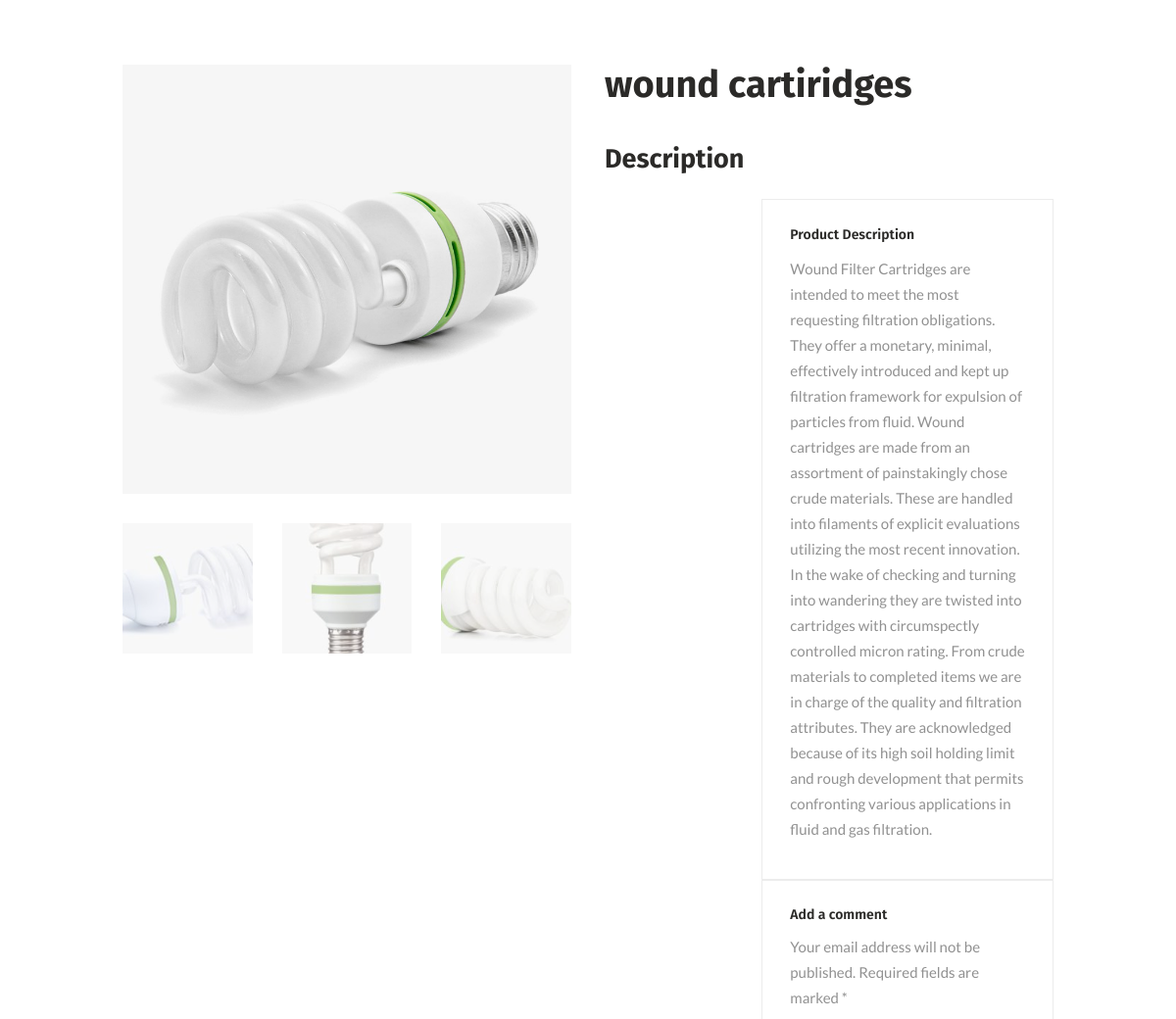
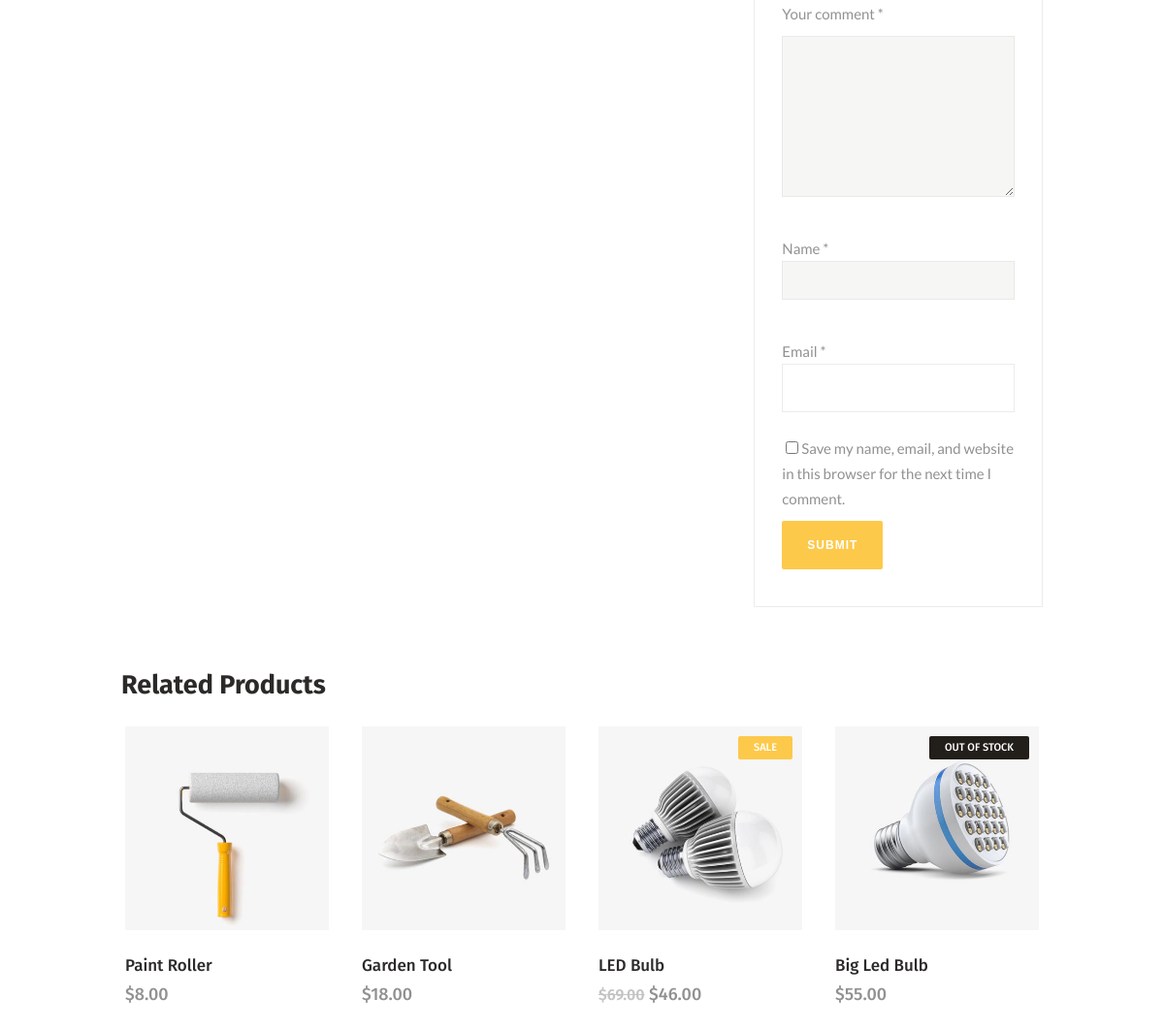
The app's page /product_details/1/ with its own data (2 pictures, top to bottom).
### product/models.py (models this page shows, shortened)
class productItems(models.Model):
    name = models.CharField(max_length=200, null=True,blank=True)
    description = models.CharField(max_length=1000, null=True,blank=True)
    img1 = models.FileField(null=True, blank=True)
    img2 = models.FileField(null=True, blank=True)
    img3 = models.FileField(null=True, blank=True)
    img4 = models.FileField(null=True, blank=True)
    img5 = models.FileField(null=True, blank=True)

### product/views.py (the view)
# urls.py: path("product_details/<int:p_id>/", Product_details_page, name="product_details"),
def Product_details_page(request,p_id):
    item = productItems.objects.filter(id = p_id).first()
    data = {
        "item": item
    }
    return render(request, "product_info.html",data)

### product/templates/product_info.html (shortened to what this page needs)
{% load static %}
<link rel="stylesheet" href="{% static 'wp-content/cache/minify/cc8e1.css' %}" media="all" />
<link rel="stylesheet" href="{% static 'wp-content/cache/minify/3a156.css' %}" media="all" />
<body class="product-template-default single single-product postid-131 mkd-core-1.0 woocommerce woocommerce-page industrialist-ver-1.0.1  mkd-mimic-ajax mkd-grid-1300 mkd-blog-installed mkd-header-standard mkd-sticky-header-on-scroll-up mkd-default-mobile-header mkd-sticky-up-mobile-header mkd-dropdown-slide-from-bottom mkd-header-standard-in-grid-shadow-disable mkd-search-dropdown mkd-side-menu-slide-from-right mkd-woocommerce-page mkd-woo-single-page mkd-woocommerce-columns-4 wpb-js-composer js-comp-ver-6.0.5 vc_responsive" itemscope itemtype="http://schema.org/WebPage">
<div class="mkd-wrapper">
<div class="mkd-wrapper-inner">
<div class="mkd-content">
<div class="mkd-content-inner">
<div class="mkd-container">
<div class="mkd-container-inner clearfix">
<div itemscope itemtype="http://schema.org/Product" id="" class="post-131 product type-product status-publish has-post-thumbnail product_cat-eletronical product_cat-gadgets product_tag-energy product_tag-lighting product_tag-white first instock shipping-taxable purchasable product-type-simple">
<div class="mkd-single-product-content"><div class="images">
<a href="{% static 'wp-content/uploads/2016/10/product1.jpg' %}" itemprop="image" class="woocommerce-main-image zoom" title="" data-rel="prettyPhoto[product-gallery]"><img width="800" height="765" src="{% static 'wp-content/uploads/2016/10/product1.jpg' %}" class="attachment-shop_single size-shop_single wp-post-image" alt="c" title="product1" srcset="https://industrialist.mikado-themes.com/wp-content/uploads/2016/10/product1.jpg' %} 800w, https://industrialist.mikado-themes.com/wp-content/uploads/2016/10/product1-300x287.jpg' %} 300w, https://industrialist.mikado-themes.com/wp-content/uploads/2016/10/product1-768x734.jpg' %} 768w" sizes="(max-width: 800px) 100vw, 800px" /></a> <div class="thumbnails columns-3"><a href="{% static 'wp-content/uploads/2016/10/product1-g1.jpg' %}" class="zoom first" title="" data-rel="prettyPhoto[product-gallery]"><img width="180" height="180" src="{% static 'wp-content/uploads/2016/10/product1-g1-180x180.jpg' %}" class="attachment-shop_thumbnail size-shop_thumbnail" alt="product1-g1" title="product1-g1" caption="" url="{% static 'wp-content/uploads/2016/10/product1-g1.jpg' %}" srcset="https://industrialist.mikado-themes.com/wp-content/uploads/2016/10/product1-g1-180x180.jpg' %} 180w, https://industrialist.mikado-themes.com/wp-content/uploads/2016/10/product1-g1-150x150.jpg' %} 150w, https://industrialist.mikado-themes.com/wp-content/uploads/2016/10/product1-g1-415x415.jpg' %} 415w, https://industrialist.mikado-themes.com/wp-content/uploads/2016/10/product1-g1-550x550.jpg' %} 550w" sizes="(max-width: 180px) 100vw, 180px" /></a><a href="{% static 'wp-content/uploads/2016/10/product1-g2.jpg' %}" class="zoom" title="" data-rel="prettyPhoto[product-gallery]"><img width="180" height="180" src="{% static 'wp-content/uploads/2016/10/product1-g2-180x180.jpg' %}" class="attachment-shop_thumbnail size-shop_thumbnail" alt="product1-g2" title="product1-g2" caption="" url="{% static 'wp-content/uploads/2016/10/product1-g2.jpg' %}" srcset="https://industrialist.mikado-themes.com/wp-content/uploads/2016/10/product1-g2-180x180.jpg' %} 180w, https://industrialist.mikado-themes.com/wp-content/uploads/2016/10/product1-g2-150x150.jpg' %} 150w, https://industrialist.mikado-themes.com/wp-content/uploads/2016/10/product1-g2-415x415.jpg' %} 415w, https://industrialist.mikado-themes.com/wp-content/uploads/2016/10/product1-g2-550x550.jpg' %} 550w" sizes="(max-width: 180px) 100vw, 180px" /></a><a href="{% static 'wp-content/uploads/2016/10/product1-g3.jpg' %}" class="zoom last" title="" data-rel="prettyPhoto[product-gallery]"><img width="180" height="180" src="{% static 'wp-content/uploads/2016/10/product1-g3-180x180.jpg' %}" class="attachment-shop_thumbnail size-shop_thumbnail" alt="product1-g3" title="product1-g3" caption="" url="{% static 'wp-content/uploads/2016/10/product1-g3.jpg' %}" srcset="https://industrialist.mikado-themes.com/wp-content/uploads/2016/10/product1-g3-180x180.jpg' %} 180w, https://industrialist.mikado-themes.com/wp-content/uploads/2016/10/product1-g3-150x150.jpg' %} 150w, https://industrialist.mikado-themes.com/wp-content/uploads/2016/10/product1-g3-415x415.jpg' %} 415w, https://industrialist.mikado-themes.com/wp-content/uploads/2016/10/product1-g3-550x550.jpg' %} 550w" sizes="(max-width: 180px) 100vw, 180px" /></a></div>
</div>
<div class="mkd-single-product-summary">
<div class="summary entry-summary">
<h2 itemprop="name" class="mkd-single-product-title">{{ item.name }}</h2>
<div class="woocommerce-tabs wc-tabs-wrapper">
<h3>Description</h3>
<div class="woocommerce-Tabs-panel woocommerce-Tabs-panel--description panel entry-content wc-tab" id="tab-description">
<h2>Product Description</h2>
<p>{{ item.description }}
</p>
</div>
<div class="woocommerce-Tabs-panel woocommerce-Tabs-panel--reviews panel entry-content wc-tab" id="tab-reviews">
<div id="reviews" class="woocommerce-Reviews">
<div id="review_form_wrapper">
<div id="review_form">
<div id="respond" class="comment-respond">
<h3 id="reply-title" class="comment-reply-title">Add a comment </h3> <form action="https://industrialist.mikado-themes.com/wp-comments-post.php" method="post" id="commentform" class="comment-form">
<p class="comment-notes"><span id="email-notes">Your email address will not be published.</span> Required fields are marked <span class="required">*</span></p>
	<p class="comment-form-comment"><label for="comment">Your comment <span class="required">*</span></label><textarea id="comment" name="comment" cols="45" rows="8" aria-required="true" required></textarea></p><p class="comment-form-author"><label for="author">Name <span class="required">*</span></label> <input id="author" name="author" type="text" value="" size="30" aria-required="true" required /></p>
<p class="comment-form-email"><label for="email">Email <span class="required">*</span></label> <input id="email" name="email" type="email" value="" size="30" aria-required="true" required /></p>
<p class="comment-form-cookies-consent"><input id="wp-comment-cookies-consent" name="wp-comment-cookies-consent" type="checkbox" value="yes" /><label for="wp-comment-cookies-consent">Save my name, email, and website in this browser for the next time I comment.</label></p>
<p class="form-submit"><button type="submit" class="mkd-btn mkd-btn-medium mkd-btn-solid submit"> <span class="mkd-btn-text">Submit</span> </button> <input type='hidden' name='comment_post_ID' value='131' id='comment_post_ID' />
</p>
</form>
</div>
</div>
</div>
</div>
</div>
</div>
</div>
</div></div>
<div class="related products">
<h2>Related Products</h2>
<ul class="products">
<li class="post-187 product type-product status-publish has-post-thumbnail product_cat-gadgets product_cat-tools product_tag-craft product_tag-machines product_tag-white first instock shipping-taxable purchasable product-type-simple">
<div class="mkd-pl-inner"><div class="mkd-pl-image"></div><a href="../paint-roller/index.html" class="woocommerce-LoopProduct-link"></a></div><div class="mkd-pl-text-wrapper"><h5 class="mkd-product-list-title"><a href="">Paint Roller</a></h5>
<span class="price"><span class="woocommerce-Price-amount amount"><span class="woocommerce-Price-currencySymbol">&#36;</span>8.00</span></span>
</div></li>
<li class="post-197 product type-product status-publish has-post-thumbnail product_cat-gadgets product_cat-tools product_tag-craft product_tag-machines product_tag-white  instock shipping-taxable purchasable product-type-simple">
<div class="mkd-pl-inner"><div class="mkd-pl-image"></div><a href="../garden-tool/index.html" class="woocommerce-LoopProduct-link"></a></div><div class="mkd-pl-text-wrapper"><h5 class="mkd-product-list-title"><a href="">Garden Tool</a></h5>
<span class="price"><span class="woocommerce-Price-amount amount"><span class="woocommerce-Price-currencySymbol">&#36;</span>18.00</span></span>
</div></li>
<li class="post-200 product type-product status-publish has-post-thumbnail product_cat-eletronical product_cat-gadgets product_tag-energy product_tag-lighting product_tag-white  instock sale shipping-taxable purchasable product-type-simple">
<div class="mkd-pl-inner"><div class="mkd-pl-image"></div>
<span class="mkd-onsale">SALE</span>
<a href="../led-bulb/index.html" class="woocommerce-LoopProduct-link"></a></div><div class="mkd-pl-text-wrapper"><h5 class="mkd-product-list-title"><a href="">LED Bulb</a></h5>
<span class="price"><del><span class="woocommerce-Price-amount amount"><span class="woocommerce-Price-currencySymbol">&#36;</span>69.00</span></del> <ins><span class="woocommerce-Price-amount amount"><span class="woocommerce-Price-currencySymbol">&#36;</span>46.00</span></ins></span>
</div></li>
<li class="post-207 product type-product status-publish has-post-thumbnail product_cat-eletronical product_cat-gadgets product_tag-energy product_tag-lighting product_tag-white last outofstock shipping-taxable purchasable product-type-simple">
<div class="mkd-pl-inner"><div class="mkd-pl-image"></div><span class="mkd-out-of-stock">OUT OF STOCK</span><a href="../big-led-bulb/index.html" class="woocommerce-LoopProduct-link"></a></div><div class="mkd-pl-text-wrapper"><h5 class="mkd-product-list-title"><a href="">Big Led Bulb</a></h5>
<span class="price"><span class="woocommerce-Price-amount amount"><span class="woocommerce-Price-currencySymbol">&#36;</span>55.00</span></span>
</div></li>
</ul>
</div>
</div>
</div>
</div>
</div>
</div>

### records on screen
productItems: name "wound cartiridges", description "Wound Filter Cartridges are intended to meet the most requesting filtration obligations. They offer a monetary, minimal, effectively introduced and kept up filtration framework for expulsion of particles from fluid. Wound cartridges are made from an assortment of painstakingly chose crude materials. These are handled into filaments of explicit evaluations utilizing the most recent innovation. In the wake of checking and turning into wandering they are twisted into cartridges with circumspectly controlled micron rating. From crude materials to completed items we are in charge of the quality and filtration attributes. They are acknowledged because of its high soil holding limit and rough…"
